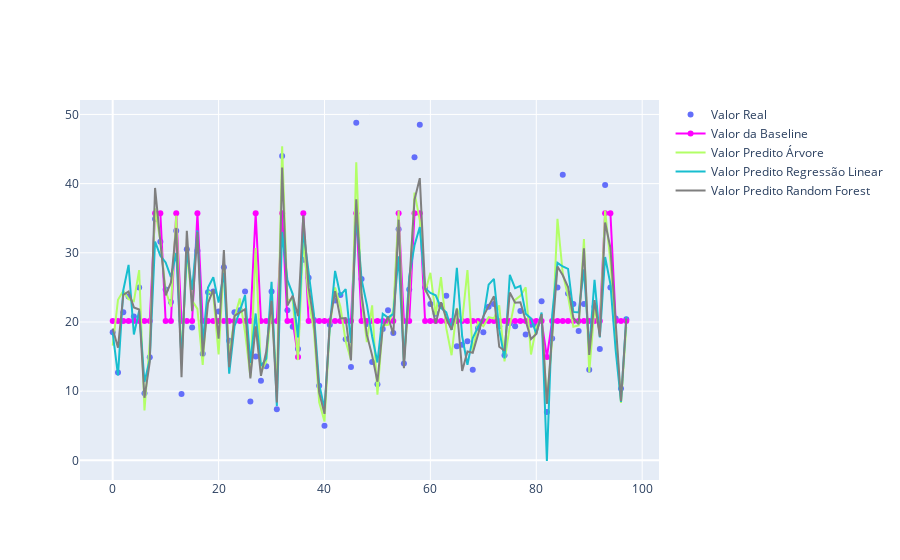

Notebook cell for this chart:
### Code cell
# plota os resultados dos modelos e o valor real.
import plotly.graph_objects as go

# Create traces
fig = go.Figure()

# Linha com os dados de teste
fig.add_trace(go.Scatter(x=df_results.index,
                         y=df_results.valor_real,
                         mode='markers',
                         name='Valor Real'))

# Linha com os dados da baseline
fig.add_trace(go.Scatter(x=df_results.index,
                         y=df_results.valor_predito_baseline,
                         mode='lines+markers',
                         line = dict(color = '#FF00FF'),
                         name='Valor da Baseline'))

# Linha com os dados preditos pela arvore
fig.add_trace(go.Scatter(x=df_results.index,
                         y=df_results.valor_predito_arvore,
                         mode='lines',
                         line = dict(color = '#B2FF66'),
                         name='Valor Predito Árvore'))

# Linha com os dados preditos pela regressão linear
fig.add_trace(go.Scatter(x=df_results.index,
                         y=df_results.valor_predito_reg_linear,
                         mode='lines',
                         line = dict(color = '#17BECF'),
                         name='Valor Predito Regressão Linear'))


# Linha com os dados preditos pela Random Forest
fig.add_trace(go.Scatter(x=df_results.index,
                         y=df_results.valor_predito_random_forest,
                         mode='lines',
                         line = dict(color = '#7F7F7F'),
                         name='Valor Predito Random Forest'))

# Plota a figura
fig.show()
